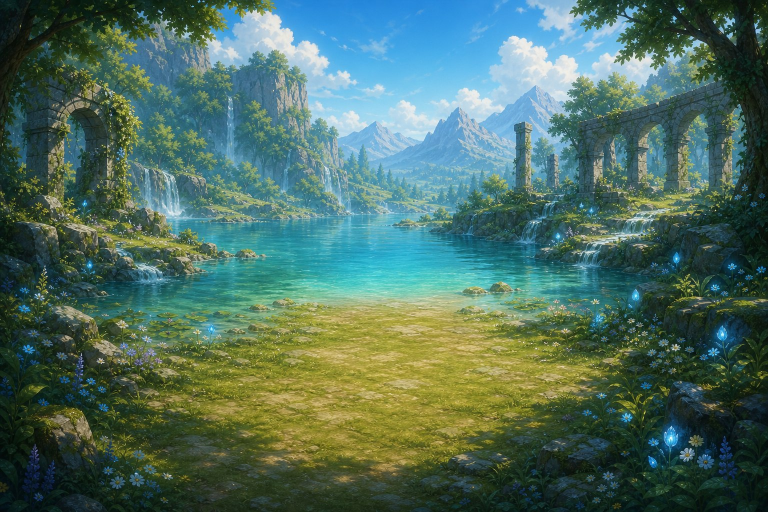
#> input picture assets/images/stages/brook_v828.jpg, 1536 x 1024 px (shown at 1/2 size)
$ python prepare-monster-art.py ../assets/images/stages/brook_v828.jpg out.png
#> lines starting #> are read from the running program, lines starting #| are printed output that depends on the picture; after the words box and inside, x2 and y2 are one past the last pixel; in counts of white or black regions, pixels touching at a corner belong together
#> in prepare, `alpha = image.getchannel("A")`: alpha: PIL image 1536x1024 L; every value is 255
#> in prepare, rgb is the input picture: PIL image 1536x1024 RGB; mean R, G, B 78.4, 110.1, 96.7
from __future__ import annotations

import argparse
from collections import deque
from pathlib import Path

from PIL import Image, ImageFilter


def connected_background(image: Image.Image) -> Image.Image:
    rgb = image.convert("RGB")
    width, height = rgb.size
#> width = 1536; height = 1024
    pixels = rgb.load()
    candidate = Image.new("L", (width + 2, height + 2), 255)
#> candidate: PIL image 1538x1026 L; every value is 255
    candidate_pixels = candidate.load()

    for y in range(height):
        for x in range(width):
            red, green, blue = pixels[x, y]
            bright = min(red, green, blue) >= 226
            neutral = max(red, green, blue) - min(red, green, blue) <= 36
            candidate_pixels[x + 1, y + 1] = 255 if bright and neutral else 0

    visited = Image.new("L", candidate.size, 0)
#> visited: PIL image 1538x1026 L; every value is 0
    visited_pixels = visited.load()
    queue = deque([(0, 0)])
    visited_pixels[0, 0] = 255

    while queue:
        x, y = queue.popleft()
        for next_x, next_y in ((x - 1, y), (x + 1, y), (x, y - 1), (x, y + 1)):
            if not (0 <= next_x < width + 2 and 0 <= next_y < height + 2):
                continue
            if visited_pixels[next_x, next_y] or not candidate_pixels[next_x, next_y]:
                continue
            visited_pixels[next_x, next_y] = 255
            queue.append((next_x, next_y))

    return visited.crop((1, 1, width + 1, height + 1))
#> returned value: PIL image 1536x1024 L; every value is 0


def prepare(source: Path, destination: Path) -> None:
    image = Image.open(source).convert("RGBA")
    alpha = image.getchannel("A")
    if alpha.getextrema() == (255, 255):
        rgb = image.convert("RGB")
        background = connected_background(image)
        edge_zone = background.filter(ImageFilter.MaxFilter(9))
        alpha = Image.new("L", image.size, 255)

        rgb_pixels = rgb.load()
        background_pixels = background.load()
        edge_pixels = edge_zone.load()
        alpha_pixels = alpha.load()

        for y in range(image.height):
            for x in range(image.width):
                if background_pixels[x, y]:
                    alpha_pixels[x, y] = 0
                    continue
                if not edge_pixels[x, y]:
                    continue
                red, green, blue = rgb_pixels[x, y]
                brightness = min(red, green, blue)
                if brightness > 210:
                    alpha_pixels[x, y] = min(255, max(0, int((255 - brightness) * 255 / 45)))

        image.putalpha(alpha)
    bounds = alpha.getbbox()
#> bounds = (0, 0, 1536, 1024)
    if not bounds:
        raise ValueError(f"No foreground found: {source}")

    image = image.crop(bounds)
    scale = min(900 / image.width, 900 / image.height)
#> scale = 0.586
    size = (max(1, round(image.width * scale)), max(1, round(image.height * scale)))
#> size = (900, 600)
    image = image.resize(size, Image.Resampling.LANCZOS)
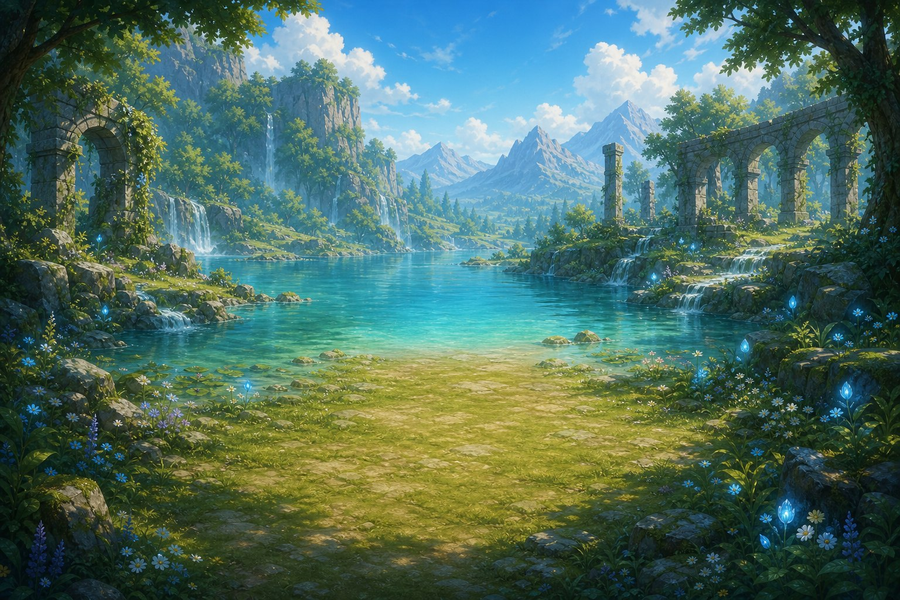
#> image: PIL image 900x600 RGBA; mean R, G, B, A 78.4, 110.1, 96.7, 255

    canvas = Image.new("RGBA", (1024, 1024), (0, 0, 0, 0))
#> canvas: PIL image 1024x1024 RGBA; every value is 0
    offset = ((1024 - image.width) // 2, (1024 - image.height) // 2)
#> offset = (62, 212)
    canvas.alpha_composite(image, offset)
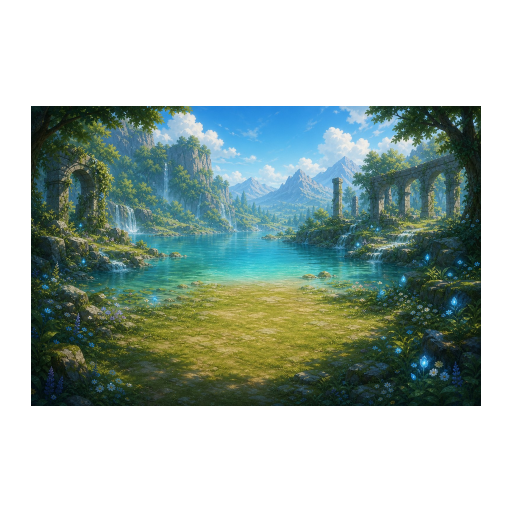
#> canvas: PIL image 1024x1024 RGBA (shown at 1/2 size); mean R, G, B, A 40.4, 56.7, 49.8, 131.3; transparent parts drawn white
    destination.parent.mkdir(parents=True, exist_ok=True)
    canvas.save(destination, "PNG", optimize=True)


def main() -> None:
    parser = argparse.ArgumentParser(description="Prepare a generated monster image for the game.")
    parser.add_argument("source", type=Path)
    parser.add_argument("destination", type=Path)
    args = parser.parse_args()
    prepare(args.source, args.destination)


if __name__ == "__main__":
    main()

$ run again, on assets/images/stages/machine_city_v832.jpg
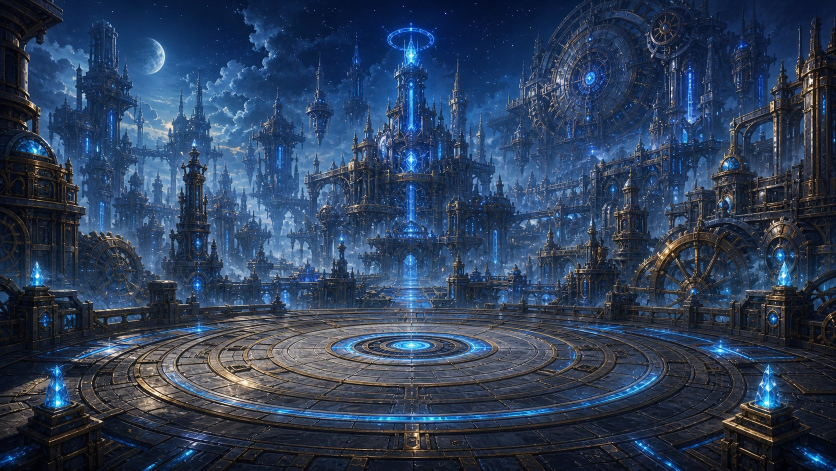
#> input picture assets/images/stages/machine_city_v832.jpg, 1672 x 941 px (shown at 1/2 size)
#> alpha: PIL image 1672x941 L; every value is 255
#> in prepare, rgb is the input picture: PIL image 1672x941 RGB; mean R, G, B 45.6, 63, 89
#> candidate: PIL image 1674x943 L; every value is 255
#> visited: PIL image 1674x943 L; every value is 0
#> bounds = (0, 0, 1672, 941)
#> in prepare, `image = image.resize(size, Image.Resampling.LANCZOS)`:
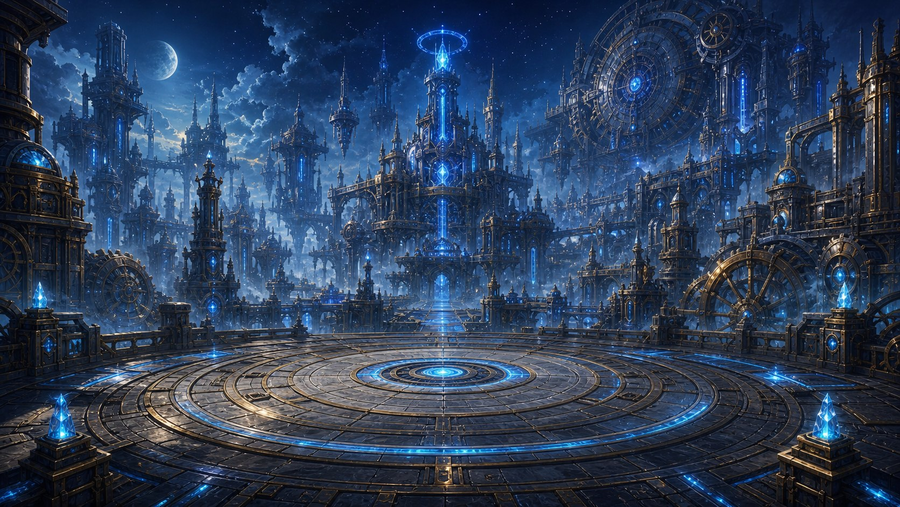
#> image: PIL image 900x507 RGBA; mean R, G, B, A 45.6, 63, 89, 255
#> in prepare, `canvas.alpha_composite(image, offset)`:
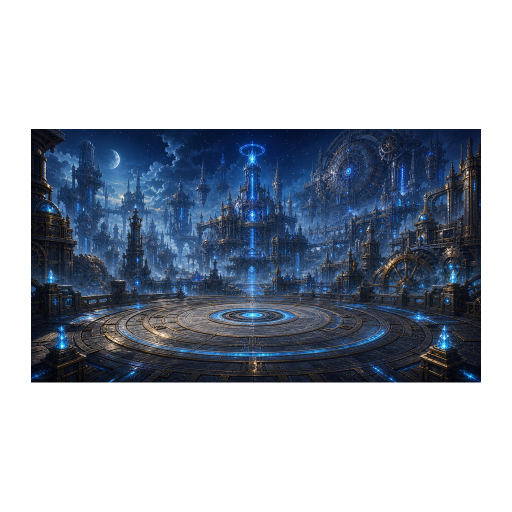
#> canvas: PIL image 1024x1024 RGBA (shown at 1/2 size); mean R, G, B, A 19.8, 27.4, 38.7, 111; transparent parts drawn white
